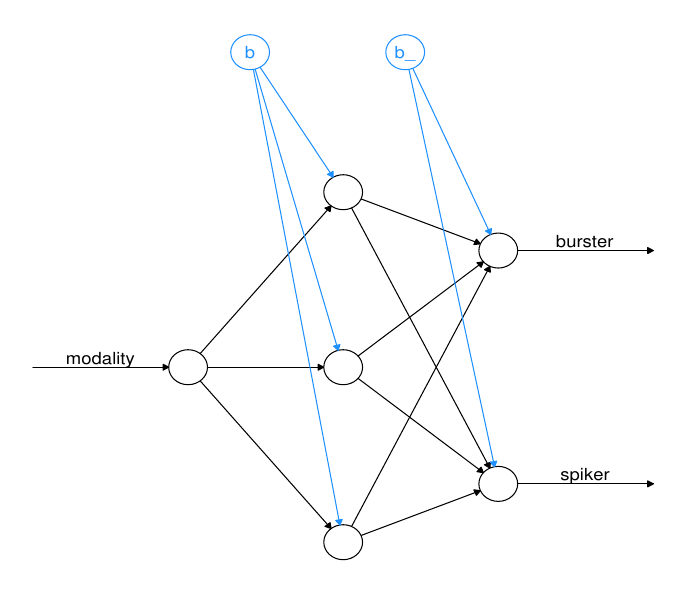

Write R code to recreate this figure.
##Sys block
options(warn = -1)
set.seed(120413)

##Library block
library(dplyr) 
library(neuralnet)

#Dummy df
df <- data.frame('modality' = seq(1, 10, 1),
                 'y' = c(rep('burster', 5), rep('spiker', 5)))

#Compute number of hidden nodes
hiddenNodes = ceiling(((2*1)/3) + 2)

#Build ANN
neuralNet <- neuralnet(y ~ modality,
                       data = df, 
                       hidden = hiddenNodes,
                       act.fct = 'logistic',
                       linear.output = FALSE,
                       startweights = NULL)

#Visualize
pdf('neuralNet.pdf')

plot(neuralNet,
     col.intercept = 'dodgerblue',
     show.weights = FALSE,
     information = FALSE,
     rep = 'best')

graphics.off()